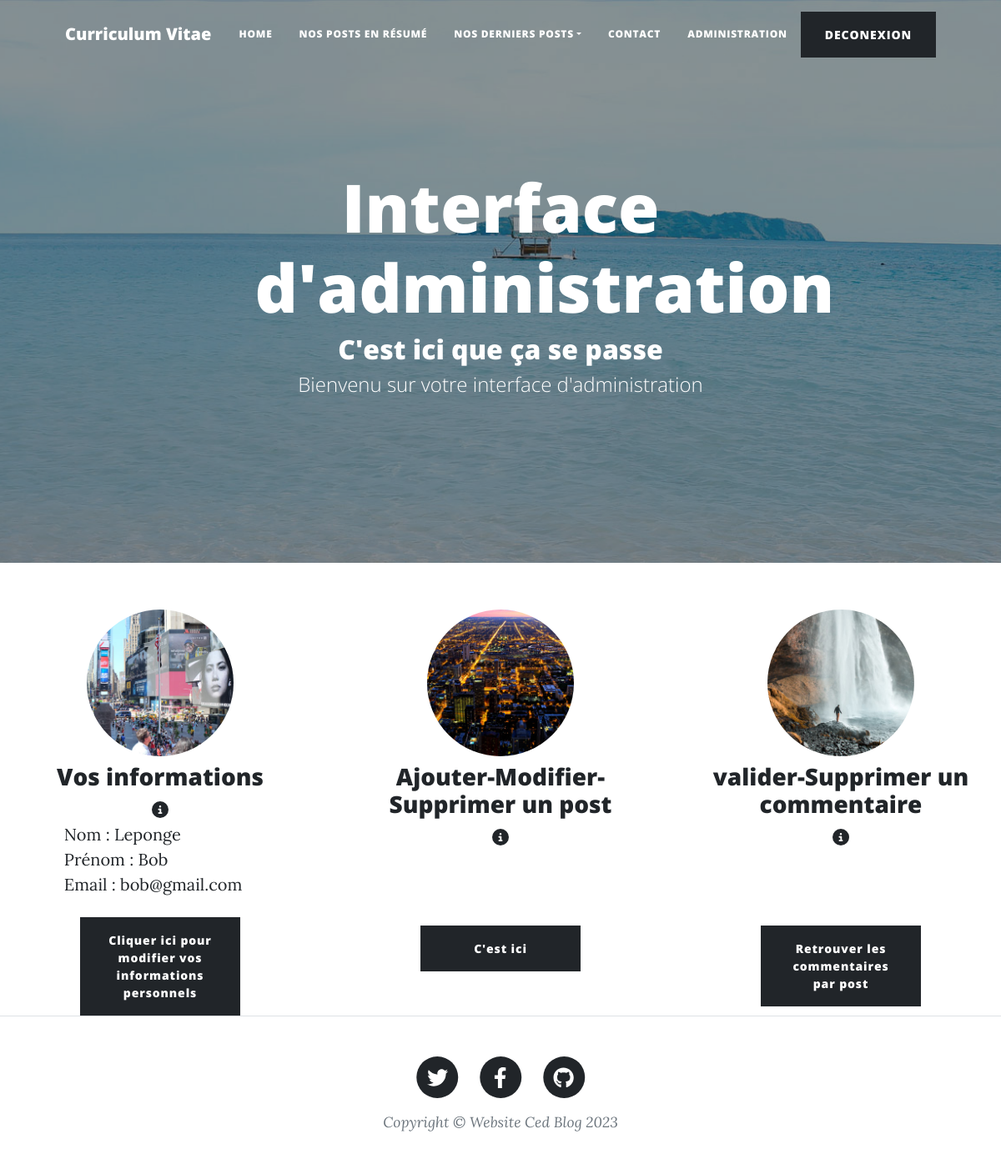
The app's page /public/index.php?page=admin (signed in) with its own data.
### tables this page shows
CREATE TABLE `user` (
  `idUser` int NOT NULL,
  `lastName` varchar(45) NOT NULL,
  `firstName` varchar(45) NOT NULL,
  `email` varchar(45) NOT NULL,
  `password` varchar(250) NOT NULL
);

### App/Controllers/AdminController.php (called while the page is built, shortened)
<?php
class AdminController extends Controller{
    public function show(){
        $userInfo['userInfo'] = $this->userService->getInfoUser();
        $adminMessages['adminMessages']= array ('message1'=>"Bienvenu sur votre interface d'administration", 'message2'=>"Cliquer ici pour modifier vos informations personnels", 'message3'=>"Modifier/Ajouter/Supprimer un post", 'message4'=>"Valider/Supprimer un commentaire");
        $this->render('admin');
    }
}

### public/index.php (called while the page is built, shortened)
<?php
require_once ROOT.'/App/Autoloader.php';
$action='show';
$controller = new $nameController;
$controller->$action();

### App/Lib/UserService.php (called while the page is built, shortened)
<?php
class UserService{
    private $db;
    public function __construct(){
        $this->db = new Db;
    }
    public function getInfoUser(){
        if(isset($_SESSION['user'])){
            $idUser= $_SESSION['user']->idUser;
            $results = [];
            $query = $this->db->getPDO()->prepare("SELECT idUser, lastName, firstName, email FROM user WHERE idUser='$idUser'");
            $query->execute();
            $query=$query->fetchall();
            foreach($query as $data){
                $user= new User($data['idUser'], $data['lastName'], $data['firstName'], $data['email']);
                array_push($results, $user);
            }
            return $results;
        }
   }
}

### App/Autoloader.php (called while the page is built, shortened)
<?php
class Autoloader{
    static function autoload($class){
        if (strpos($class, __NAMESPACE__ . '\\') === 0){
            $class = str_replace (__NAMESPACE__.'\\', '', $class);
            $class = str_replace('\\', '/', $class);
        }
    }
}

### App/Lib/Database.php (called while the page is built, shortened)
<?php
class Database{
    private $pdo;
    public function __construct($dbName = 'blog_pro_p5', $dbUser = 'root', $dbPass ='#@root@#', $dbHost = 'localhost'){
        $this->pdo = new PDO('mysql:dbname=blog_pro_p5;host=localhost', 'root', '#@root@#');
        $this->pdo->setAttribute(PDO::ATTR_ERRMODE, PDO::ERRMODE_EXCEPTION);
    }
    public function getPDO(){
        return $this->pdo;
    }
}

### App/Models/User.php (called while the page is built, shortened)
<?php
class User extends Model {
    public function __construct($idUser=null, $lastName=null, $firstName=null, $email=null){
        $this->lastName = $lastName;
        $this->firstName = $firstName;
        $this->email = $email;
    }
}

### App/Views/templates/admin.php (the view, shortened to what this page needs)
<header class="masthead" style="background-image: url('/OCR_Blog_P5/public/assets/img/register-image-2_large.jpg')">
    <div class="container position-relative px-4 px-lg-5">
        <div class="row gx-4 gx-lg-5 justify-content-center">
            <div class="col-md-10 col-lg-8 col-xl-7">
                <div class="site-heading">
                <?php if($this->userIsConnected()== true):?>
                    <h1>Interface d'administration</h1>
                    <h2> C'est ici que ça se passe</h2>
                    <span class="subheading"><?= $adminMessages['message1'] ?></span>
                </div>
            </div>
        </div>
    </div>
</header>
 <main class="h100">
     <section class="conteneur row">
         <article class="text-center col-lg-4" data-sal="slide-right" data-sal-duration="1000">
             <a class="nav-link" href="#btn-info">
             <img class="rounded-circle" style="width: 50%" src="/OCR_Blog_P5/public/assets/img/galerie-item-5-frisco.jpg"></a>
                 <h3>Vos informations</h3>
                     <a href="#btn-info" title="Modifier vos informations"><i class="fa fa-info-circle" aria-hidden="true"></i></a>
                     <div class="mb-4" style="text-align : left; padding-left: 20%;">
                            <?php foreach($userInfo as $value): ?>
                        Nom : <?= $value->lastName; ?><br>
                        Prénom : <?= $value->firstName; ?><br>
                        Email : <?= $value->email; ?><br>
                    </div>
                    <div id="btn-info">
                    <button type="button" class="btn btn-dark" style="width: 50%;" data-bs-toggle="modal" data-bs-target="#ModalForm2">
                    <?= $adminMessages['message2']?>
                    </button>
                        </div>
                    <?php endforeach ?>
         </article>
         <article class="text-center col-lg-4" data-sal="slide-down" data-sal-duration="1000">
             <a class="nav-link txt-color-2" href="/OCR_Blog_P5/public/index.php?page=post&action=list">
             <img class="rounded-circle" style="width: 50%"  href="#btn-post" src="/OCR_Blog_P5/public/assets/img/galerie-item-1-boston.jpg"></a>
                 <h3>Ajouter-Modifier-Supprimer un post</h3>
                    <a href="#btn-post" title="Ajouter-Modifier-Supprimer un post"><i class="fa fa-info-circle" aria-hidden="true"></i></a>
                    <br></br>
                    <br></br>
                    <div id="btn-post">
                    <a type="button" class="btn btn-dark" style="width: 50%;" href="/OCR_Blog_P5/public/index.php?page=post&action=list">
                    C'est ici
                    </a>
         </article>
         <article class="text-center col-lg-4" data-sal="slide-down" data-sal-duration="1000">
             <a class="nav-link" href="#btn-comment">
             <img class="rounded-circle" style="width: 50%"  href="#btn-comment" src="/OCR_Blog_P5/public/assets/img/galerie-item-4.jpg"></a>
                 <h3>valider-Supprimer un commentaire</h3>
                    <a href="#btn-comment" title="Ajouter-Modifier-Supprimer un post"><i class="fa fa-info-circle" aria-hidden="true"></i></a>
                    <br></br>
                    <br></br>
                    <div id="btn-comment">
                    <a type="button" class="btn btn-dark" style="width: 50%;"class="nav-item dropdown nav-link px-lg-3 py-3 py-lg-4 dropdown-toggle" id="navbarDropdown" href="#" role="button" data-bs-toggle="dropdown" aria-expanded="false">Retrouver les commentaires par post</a>
         </article>
     </section>
        <?php else : ?>
            <div><h4>PERDU</h4></div>
        <?php endif; ?>
 </main>

### App/Controllers/Controller.php (shortened to what this page needs)
<?php
class Controller{
    protected $viewPath;
    protected $template = 'default';
    public $contents = array();
    public function __construct(){
        $this->userService = new UserService;
        $this->viewPath = '/App/Views/templates';
    }
    public function setContents($contents){
        $this->contents = array_merge($this->contents,$contents);
    }
    public function render($view){
        extract($this->contents);
        require(ROOT.$this->viewPath .DIRECTORY_SEPARATOR. str_replace('.', '/', $view) .'.php');
        $contentLayout = ob_get_clean();
        if($this->template==false){
            echo $contentLayout;
        }
        else{
            require(ROOT.$this->viewPath .DIRECTORY_SEPARATOR.$this->template.'.php');
        }
    }
    protected function userIsConnected():bool {
        if (isset($_SESSION['user']) && $_SESSION['user']->idUser>0){
              return true;
        }
            return false;
     }
}

### App/Views/templates/default.php (shortened to what this page needs)
<!DOCTYPE html>
<html lang="fr">
    <head>
        <link href="/OCR_Blog_P5/public/css/styles.css" rel="stylesheet" />
    </head>
    <body>
        <nav class="navbar navbar-expand-lg navbar-light" id="mainNav">
            <div class="container px-4 px-lg-5">
                <a class="navbar-brand" href="/OCR_Blog_P5/public/index.php/home#cv">Curriculum Vitae</a>
                <div class="collapse navbar-collapse" id="navbarResponsive">
                    <ul class="navbar-nav ms-auto py-4 py-lg-0">
                        <li class="nav-item"><a class="nav-link px-lg-3 py-3 py-lg-4" href="/OCR_Blog_P5/public/index.php?page=home">Home</a></li>
                        <li class="nav-item"><a class="nav-link px-lg-3 py-3 py-lg-4" href="/OCR_Blog_P5/public/index.php?page=post&action=list">Nos posts en résumé</a></li>
                        <li class="nav-item dropdown"><a class="nav-link px-lg-3 py-3 py-lg-4 dropdown-toggle" id="navbarDropdown" href="#" role="button" data-bs-toggle="dropdown" aria-expanded="false">Nos derniers Posts</a>
                        </li>
                        <li class="nav-item"><a class="nav-link px-lg-3 py-3 py-lg-4" href="/OCR_Blog_P5/public/index.php?page=home#contact">Contact</a></li>
                        <?php if($this->userIsConnected()== true):?>
                            <li class="nav-item"><a class="nav-link px-lg-3 py-3 py-lg-4" href="/OCR_Blog_P5/public/index.php?page=admin">Administration</a></li>
                    </ul>
                </div>
                <div>
                    <button type="button" class="btn btn-dark" type="submit" name="decoAuth" >
                        <a href="/OCR_Blog_P5/public/index.php?page=login&action=logout" style="color:white;"> DECONEXION </a>
                    </button>
                                        <?php endif; ?>
                                    </div>
                                </div>
        </nav>
<?= $contentLayout; ?>
<footer class="border-top">
            <div class="container px-4 px-lg-5">
                <div class="row gx-4 gx-lg-5 justify-content-center">
                    <div class="col-md-10 col-lg-8 col-xl-7">
                        <ul class="list-inline text-center">
                            <li class="list-inline-item">
                                <a href="#!" target="_blank">
                                    <span class="fa-stack fa-lg">
                                        <i class="fas fa-circle fa-stack-2x"></i>
                                        <i class="fab fa-twitter fa-stack-1x fa-inverse"></i>
                                    </span>
                                </a>
                            </li>
                            <li class="list-inline-item">
                                <a href="#!" target="_blank">
                                    <span class="fa-stack fa-lg">
                                        <i class="fas fa-circle fa-stack-2x"></i>
                                        <i class="fab fa-facebook-f fa-stack-1x fa-inverse"></i>
                                    </span>
                                </a>
                            </li>
                            <li class="list-inline-item">
                                <a href="https://github.com/cedb13/OCR_Blog_P5" target="_blank">
                                    <span class="fa-stack fa-lg">
                                        <i class="fas fa-circle fa-stack-2x"></i>
                                        <i class="fab fa-github fa-stack-1x fa-inverse"></i>
                                    </span>
                                </a>
                            </li>
                        </ul>
                        <div class="small text-center text-muted fst-italic">Copyright &copy; Website Ced Blog 2023</div>
                    </div>
                </div>
            </div>
        </footer>
    </body>
</html>

### records on screen
user: lastName "Leponge", firstName "Bob", email "bob@gmail.com"

### other values on screen
$adminMessages['message1'] "Bienvenu sur votre interface d'administration"
